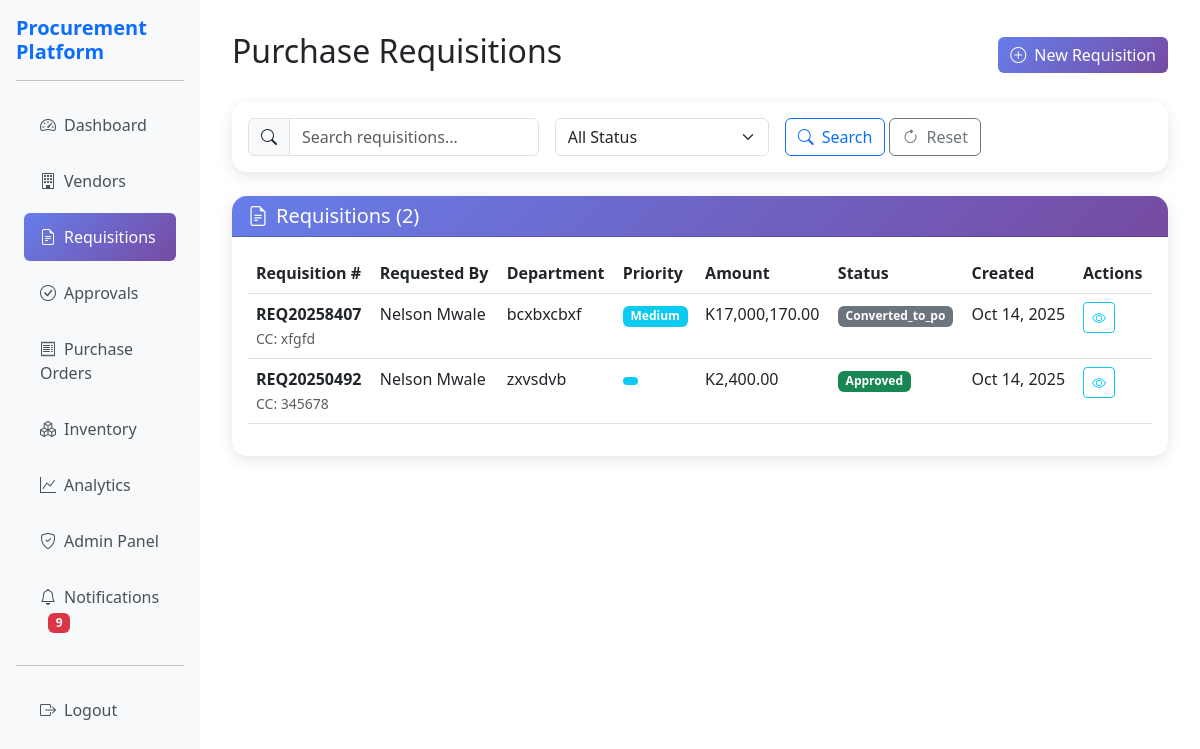
The page /requisition.php (signed in) on the database its author committed.
### tables this page shows
CREATE TABLE `purchase_requisitions` (
  `id` int(11) NOT NULL,
  `requisition_number` varchar(50) NOT NULL,
  `requested_by` int(11) NOT NULL,
  `department` varchar(100) DEFAULT NULL,
  `cost_center` varchar(50) DEFAULT NULL,
  `priority` enum('low','medium','high') DEFAULT 'medium',
  `justification` text DEFAULT NULL,
  `total_amount` decimal(12,2) DEFAULT 0.00,
  `status` enum('draft','submitted','approved','rejected','cancelled','converted_to_po') DEFAULT 'draft',
  `created_at` timestamp NOT NULL DEFAULT current_timestamp(),
  `updated_at` timestamp NOT NULL DEFAULT current_timestamp() ON UPDATE current_timestamp()
);

CREATE TABLE `users` (
  `id` int(11) NOT NULL,
  `username` varchar(50) NOT NULL,
  `email` varchar(100) NOT NULL,
  `password_hash` varchar(255) NOT NULL,
  `first_name` varchar(50) NOT NULL,
  `last_name` varchar(50) NOT NULL,
  `role_id` int(11) NOT NULL,
  `is_active` tinyint(1) DEFAULT 1,
  `created_at` timestamp NOT NULL DEFAULT current_timestamp(),
  `updated_at` timestamp NOT NULL DEFAULT current_timestamp() ON UPDATE current_timestamp()
);

### config/config.php (called while the page is built, shortened)
<?php
function isLoggedIn() {
    return isset($_SESSION['user_id']) && isset($_SESSION['username']);
}
function getCurrentUser() {
    return [
        'id' => $_SESSION['user_id'],
        'username' => $_SESSION['username'],
        'email' => $_SESSION['email'],
        'first_name' => $_SESSION['first_name'],
        'last_name' => $_SESSION['last_name'],
        'role_id' => $_SESSION['role_id'],
        'role_name' => $_SESSION['role_name']
    ];
}
function hasPermission($permission) {
    $user = getCurrentUser();
    if ($user['role_id'] == 1) {
        return true;
    }
    $permissions = $_SESSION['permissions'] ?? [];
    return isset($permissions[$permission]) && $permissions[$permission] === true;
}
function formatCurrency($amount) {
    return 'K' . number_format((float)$amount, 2);
}
function formatDate($date, $format = DATE_DISPLAY_FORMAT) {
    return date($format, strtotime($date));
}
?>

### includes/notifications.php (called while the page is built, shortened)
<?php
require_once __DIR__ . '/../config/config.php';
class NotificationSystem {
    private $db;
    public function __construct() {
        $this->db = new Database();
    }
    public function getUnreadCount($user_id) {
        try {
            $conn = $this->db->getConnection();
            $sql = "SELECT COUNT(*) FROM notifications WHERE user_id = ? AND is_read = 0";
            $stmt = $conn->prepare($sql);
            $stmt->execute([$user_id]);
            $count = $stmt->fetchColumn();
            return $count;
        } catch (Exception $e) {
            error_log("Get unread count error: " . $e->getMessage());
            return 0;
        }
    }
}
?>

### requisition.php (the view, shortened to what this page needs)
<?php
require_once 'config/config.php';
require_once 'auth/auth.php';
require_once 'includes/notifications.php';
$db = new Database();
$conn = $db->getConnection();
$action = $_GET['action'] ?? 'list';
$notificationSystem = new NotificationSystem();
$unread_notifications = $notificationSystem->getUnreadCount($_SESSION['user_id']);
$search = $_GET['search'] ?? '';
$page = max(1, $_GET['page'] ?? 1);
$offset = ($page - 1) * ITEMS_PER_PAGE;
$whereClause = "WHERE 1=1";
$params = [];
$sql = "SELECT pr.*, u.first_name, u.last_name
        FROM purchase_requisitions pr
        JOIN users u ON pr.requested_by = u.id
        $whereClause
        ORDER BY pr.created_at DESC
        LIMIT " . (int)ITEMS_PER_PAGE . " OFFSET " . (int)$offset;
$stmt = $conn->prepare($sql);
$stmt->execute($params);
$requisitions = $stmt->fetchAll();
$countSql = "SELECT COUNT(*) FROM purchase_requisitions pr JOIN users u ON pr.requested_by = u.id $whereClause";
$countStmt = $conn->prepare($countSql);
$countStmt->execute($params);
$totalRequisitions = $countStmt->fetchColumn();
?>
<!DOCTYPE html>
<html lang="en">
<head>
    <link href="https://cdn.jsdelivr.net/npm/bootstrap@5.3.0/dist/css/bootstrap.min.css" rel="stylesheet">
    <link href="https://cdn.jsdelivr.net/npm/bootstrap-icons@1.10.0/font/bootstrap-icons.css" rel="stylesheet">
</head>
<body>
    <div class="container-fluid">
        <div class="row">
            <div class="col-md-3 col-lg-2 sidebar">
                <div class="p-3">
                    <h5 class="text-primary fw-bold"><?php echo APP_NAME; ?></h5>
                    <hr>
                    <nav class="nav flex-column">
                        <a class="nav-link" href="dashboard.php">
                            <i class="bi bi-speedometer2 me-2"></i>Dashboard
                        </a>
                        <?php if (hasPermission('manage_vendors')): ?>
                        <a class="nav-link" href="vendor.php">
                            <i class="bi bi-building me-2"></i>Vendors
                        </a>
                        <?php endif; ?>
                        <?php if (hasPermission('create_requisition')): ?>
                        <a class="nav-link active" href="requisition.php">
                            <i class="bi bi-file-earmark-text me-2"></i>Requisitions
                        </a>
                        <?php endif; ?>
                        <?php if (hasPermission('approve_requisition')): ?>
                        <a class="nav-link" href="approval.php">
                            <i class="bi bi-check-circle me-2"></i>Approvals
                        </a>
                        <?php endif; ?>
                        <?php if (hasPermission('create_po')): ?>
                        <a class="nav-link" href="purchase_order.php">
                            <i class="bi bi-receipt me-2"></i>Purchase Orders
                        </a>
                        <?php endif; ?>
                        <?php if (hasPermission('view_inventory')): ?>
                        <a class="nav-link" href="inventory.php">
                            <i class="bi bi-boxes me-2"></i>Inventory
                        </a>
                        <?php endif; ?>
                        <?php if (hasPermission('view_analytics')): ?>
                        <a class="nav-link" href="analytics.php">
                            <i class="bi bi-graph-up me-2"></i>Analytics
                        </a>
                        <?php endif; ?>
                        <?php if (hasPermission('manage_users')): ?>
                        <a class="nav-link" href="admin_dashboard.php">
                            <i class="bi bi-shield-check me-2"></i>Admin Panel
                        </a>
                        <?php endif; ?>
                        <a class="nav-link" href="notification_center.php">
                            <i class="bi bi-bell me-2"></i>Notifications
                            <?php if ($unread_notifications > 0): ?>
                                <span class="badge bg-danger ms-2"><?php echo $unread_notifications; ?></span>
                            <?php endif; ?>
                        </a>
                        <hr>
                        <a class="nav-link" href="logout.php">
                            <i class="bi bi-box-arrow-right me-2"></i>Logout
                        </a>
                    </nav>
                </div>
            </div>
            <div class="col-md-9 col-lg-10 main-content">
                <div class="d-flex justify-content-between align-items-center mb-4">
                    <h2>Purchase Requisitions</h2>
                    <button class="btn btn-primary" data-bs-toggle="modal" data-bs-target="#requisitionModal">
                        <i class="bi bi-plus-circle me-2"></i>New Requisition
                    </button>
                </div>
                <?php if ($action == 'list' || !$action): ?>
                <div class="card mb-4">
                    <div class="card-body">
                        <form method="GET" class="row g-3">
                            <div class="col-md-4">
                                <div class="input-group">
                                    <span class="input-group-text"><i class="bi bi-search"></i></span>
                                    <input type="text" class="form-control" name="search" placeholder="Search requisitions..." value="<?php echo htmlspecialchars($search); ?>">
                                </div>
                            </div>
                            <div class="col-md-3">
                                <select class="form-select" name="status">
                                    <option value="">All Status</option>
                                </select>
                            </div>
                            <div class="col-md-5">
                                <button type="submit" class="btn btn-outline-primary">
                                    <i class="bi bi-search me-2"></i>Search
                                </button>
                                <a href="requisition.php" class="btn btn-outline-secondary">
                                    <i class="bi bi-arrow-clockwise me-2"></i>Reset
                                </a>
                            </div>
                        </form>
                    </div>
                </div>
                <div class="card">
                    <div class="card-header">
                        <h5 class="mb-0"><i class="bi bi-file-earmark-text me-2"></i>Requisitions (<?php echo $totalRequisitions; ?>)</h5>
                    </div>
                    <div class="card-body">
                        <?php if (empty($requisitions)): ?>
                            <div class="text-center py-5">
                                <i class="bi bi-file-earmark-text fs-1 text-muted"></i>
                                <h5 class="text-muted mt-3">No requisitions found</h5>
                                <p class="text-muted">Start by creating your first requisition</p>
                            </div>
                        <?php else: ?>
                            <div class="table-responsive">
                                <table class="table table-hover">
                                    <thead>
                                        <tr>
                                            <th>Requisition #</th>
                                            <th>Requested By</th>
                                            <th>Department</th>
                                            <th>Priority</th>
                                            <th>Amount</th>
                                            <th>Status</th>
                                            <th>Created</th>
                                            <th>Actions</th>
                                        </tr>
                                    </thead>
                                    <tbody>
                                        <?php foreach ($requisitions as $req): ?>
                                            <tr>
                                                <td>
                                                    <strong><?php echo htmlspecialchars($req['requisition_number']); ?></strong>
                                                    <?php if ($req['cost_center']): ?>
                                                        <br><small class="text-muted">CC: <?php echo htmlspecialchars($req['cost_center']); ?></small>
                                                    <?php endif; ?>
                                                </td>
                                                <td><?php echo htmlspecialchars($req['first_name'] . ' ' . $req['last_name']); ?></td>
                                                <td><?php echo htmlspecialchars($req['department']); ?></td>
                                                <td>
                                                    <span class="badge bg-<?php echo $req['priority'] == 'urgent' ? 'danger' : ($req['priority'] == 'high' ? 'warning' : 'info'); ?>">
                                                        <?php echo ucfirst($req['priority']); ?>
                                                    </span>
                                                </td>
                                                <td><?php echo formatCurrency($req['total_amount']); ?></td>
                                                <td>
                                                    <span class="badge bg-<?php echo $req['status'] == 'approved' ? 'success' : ($req['status'] == 'rejected' ? 'danger' : ($req['status'] == 'submitted' ? 'warning' : 'secondary')); ?>">
                                                        <?php echo ucfirst($req['status']); ?>
                                                    </span>
                                                </td>
                                                <td><?php echo formatDate($req['created_at']); ?></td>
                                                <td>
                                                    <div class="btn-group" role="group">
                                                        <a href="?action=view&id=<?php echo $req['id']; ?>" class="btn btn-sm btn-outline-info">
                                                            <i class="bi bi-eye"></i>
                                                        </a>
                                                    </div>
                                                </td>
                                            </tr>
                                        <?php endforeach; ?>
                                    </tbody>
                                </table>
                            </div>
                        <?php endif; ?>
                <?php endif; ?>
                    </div>
                </div>
            </div>
        </div>
    </div>
</body>
</html>

### requisition.php (style rules this page uses)
.sidebar { background: #f8f9fa; min-height: 100vh; padding: 0; position: sticky; top: 0; height: 100vh; overflow-y: auto; }
.sidebar .nav-link { color: #495057; padding: 0.75rem 1rem; border-radius: 0.375rem; margin: 0.25rem 0.5rem; }
.sidebar .nav-link:hover, .sidebar .nav-link.active { background: linear-gradient(135deg, #667eea 0%, #764ba2 100%); color: white; }
.main-content { padding: 2rem; }
.card { border: none; border-radius: 15px; box-shadow: 0 4px 15px rgba(0, 0, 0, 0.1); }
.card-header { background: linear-gradient(135deg, #667eea 0%, #764ba2 100%); color: white; border-radius: 15px 15px 0 0 !important; }
.btn-primary { background: linear-gradient(135deg, #667eea 0%, #764ba2 100%); border: none; }

### rows shown on the page
purchase_requisitions: requisition_number "REQ20258407", cost_center "xfgfd", requested_by.last_name "Nelson Mwale", department "bcxbxcbxf", priority "Medium", total_amount "K17,000,170.00", status "Converted_to_po", created_at "Oct 14, 2025"
purchase_requisitions: requisition_number "REQ20250492", cost_center "345678", requested_by.last_name "Nelson Mwale", department "zxvsdvb", total_amount "K2,400.00", status "Approved", created_at "Oct 14, 2025"

### other values the page prints
APP_NAME "Procurement Platform"
$unread_notifications "9"
$totalRequisitions "2"
